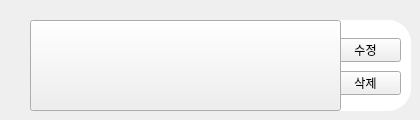
                             <widget class="QWidget" name="widget_4" native="true">
                              <property name="minimumSize">
                               <size>
                                <width>420</width>
                                <height>120</height>
                               </size>
                              </property>
                              <widget class="QLabel" name="label_18">
                               <property name="geometry">
                                <rect>
                                 <x>30</x>
                                 <y>20</y>
                                 <width>381</width>
                                 <height>91</height>
                                </rect>
                               </property>
                               <property name="sizePolicy">
                                <sizepolicy hsizetype="Fixed" vsizetype="Fixed">
                                 <horstretch>0</horstretch>
                                 <verstretch>0</verstretch>
                                </sizepolicy>
                               </property>
                               <property name="baseSize">
                                <size>
                                 <width>400</width>
                                 <height>100</height>
                                </size>
                               </property>
                               <property name="styleSheet">
                                <string notr="true">border-style:solid;
border-radius:23;
background-color: rgb(255, 255, 255);
color: rgb(255, 255, 255);
</string>
                               </property>
                               <property name="text">
                                <string/>
                               </property>
                              </widget>
                              <widget class="QPushButton" name="editbutton1">
                               <property name="geometry">
                                <rect>
                                 <x>330</x>
                                 <y>38</y>
                                 <width>71</width>
                                 <height>24</height>
                                </rect>
                               </property>
                               <property name="cursor">
                                <cursorShape>PointingHandCursor</cursorShape>
                               </property>
                               <property name="styleSheet">
                                <string notr="true">border-color: transparent;
</string>
                               </property>
                               <property name="text">
                                <string>수정</string>
                               </property>
                              </widget>
                              <widget class="QPushButton" name="delbutton1">
                               <property name="geometry">
                                <rect>
                                 <x>330</x>
                                 <y>71</y>
                                 <width>71</width>
                                 <height>24</height>
                                </rect>
                               </property>
                               <property name="cursor">
                                <cursorShape>PointingHandCursor</cursorShape>
                               </property>
                               <property name="styleSheet">
                                <string notr="true">border-color: transparent;
</string>
                               </property>
                               <property name="text">
                                <string>삭제</string>
                               </property>
                              </widget>
                              <widget class="QLabel" name="label_8">
                               <property name="geometry">
                                <rect>
                                 <x>63</x>
                                 <y>35</y>
                                 <width>231</width>
                                 <height>61</height>
                                </rect>
                               </property>
                               <property name="styleSheet">
                                <string notr="true">border-image: url(images/images/시그니처 좌우조합(정장1)_국문.jpg);</string>
                               </property>
                               <property name="text">
                                <string/>
                               </property>
                              </widget>
                              <widget class="QPushButton" name="bookpage1">
                               <property name="geometry">
                                <rect>
                                 <x>30</x>
                                 <y>20</y>
                                 <width>311</width>
                                 <height>91</height>
                                </rect>
                               </property>
                               <property name="cursor">
                                <cursorShape>PointingHandCursor</cursorShape>
                               </property>
                               <property name="layoutDirection">
                                <enum>Qt::LeftToRight</enum>
                               </property>
                               <property name="styleSheet">
                                <string notr="true">border-color: transparent;
color: rgb(29, 29, 29);
text-align:left;
font: 12pt &quot;서울남산 장체B&quot;;</string>
                               </property>
                               <property name="text">
                                <string/>
                               </property>
                               <property name="autoRepeatInterval">
                                <number>0</number>
                               </property>
                              </widget>
                              <zorder>label_18</zorder>
                              <zorder>label_8</zorder>
                              <zorder>editbutton1</zorder>
                              <zorder>delbutton1</zorder>
                              <zorder>bookpage1</zorder>
                             </widget>
